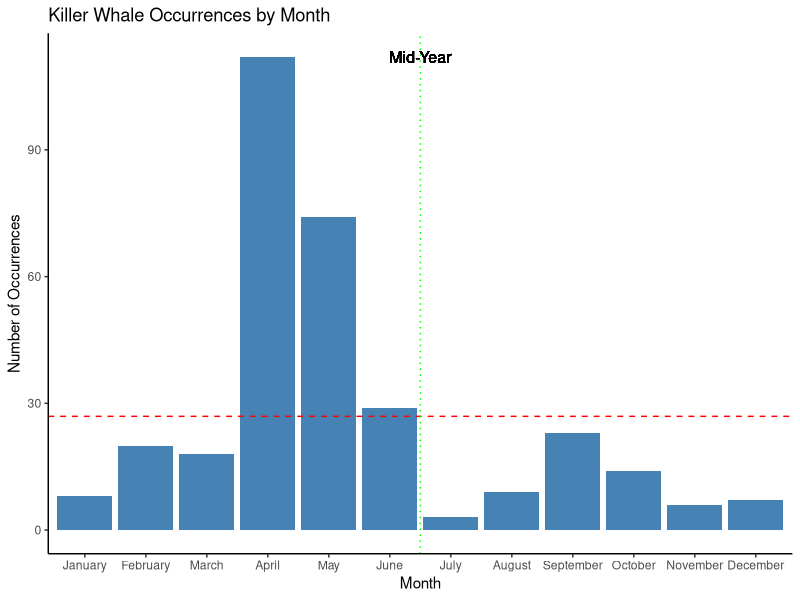

Here is the R script that generated this plot: (Note: this script raises an error after producing the figure.)
## ---- chunk 1
library(tidyverse)
library(readxl)

killer_whales <- read_excel(here::here("data/workshop3/journal.pone.0299291.s001.xlsx"))

view(killer_whales)
## ---- chunk 2
glimpse(killer_whales)
## ---- chunk 3
monthly_occurrences <- killer_whales %>%
  group_by(Month, Month_A) %>%
  summarise(
    occurrences = n(),
    .groups = "drop"
  ) %>%
  complete(
    Month = 1:12,
    fill = list(occurrences = 0)
  ) %>%
  mutate(
    Month_A = month.name[Month]
  ) %>%
  arrange(Month)

monthly_occurrences
## ---- chunk 4
#Step one: Create a bar chart of the number of killer-whale occurrences by month and have the months on the chart in order from January to December. Use the Month_A variable for the x-axis and the occurrences variable for the y-axis. Use the geom_col() function to create the bar chart. Add labels to the x-axis, y-axis, and title of the chart. Use the theme_classic() function to change the theme of the chart.

#step 2: Add a color to the bars of the chart. Use the fill argument in the geom_col() function to change the color of the bars. Use a color that is not too bright or too dark. Use the scale_fill_manual() function to change the color of the bars. Use a color that is not too bright or too dark.

#step 3: Add a legend to the chart. Use the labs() function to add a legend to the chart. Use the fill argument in the labs() function to add a legend to the chart. Use a title for the legend that is descriptive of the data being displayed.

#step 4: Add a horizontal line to the chart. Use the geom_hline() function to add a horizontal line to the chart. Use the yintercept argument in the geom_hline() function to specify the y-value of the horizontal line. Use a color that is not too bright or too dark. Use the linetype argument in the geom_hline() function to specify the type of line to be drawn.

#step 5: Add a vertical line to the chart. Use the geom_vline() function to add a vertical line to the chart. Use the xintercept argument in the geom_vline() function to specify the x-value of the vertical line. Use a color that is not too bright or too dark. Use the linetype argument in the geom_vline() function to specify the type of line to be drawn.

#step 6: Add a text label to the chart. Use the geom_text() function to add a text label to the chart. Use the x and y arguments in the geom_text() function to specify the position of the text label. Use the label argument in the geom_text() function to specify the text to be displayed. Use a color that is not too bright or too dark. Use the size argument in the geom_text() function to specify the size of the text label.

#step 7: Write code to make month_A an ordered factor
monthly_occurrences <- monthly_occurrences %>%
  mutate(
    Month_A = factor(
      Month_A,
      levels = month.name
    )
  )

#step 8: write plot code
ggplot(monthly_occurrences, aes(x = Month_A, y = occurrences)) +
  geom_col(fill = "steelblue") +
  labs(x = "Month", y = "Number of Occurrences", title = "Killer Whale Occurrences by Month", fill = "Occurrences") +
  theme_classic() +
  geom_hline(yintercept = mean(monthly_occurrences$occurrences), color = "red", linetype = "dashed") +
  geom_vline(xintercept = 6.5, color = "green", linetype = "dotted") +
  geom_text(aes(x = 6.5, y = max(monthly_occurrences$occurrences), label = "Mid-Year"), color = "black", size = 4)


## ---- chunk 5
# Calculate monthly mean group size and standard error
monthly_summary <- killer_whales %>%
  group_by(Month_A) %>%
  summarise(
    mean_group_size = mean(Group_size, na.rm = TRUE),
    sd_group_size = sd(Group_size, na.rm = TRUE),
    n_group = sum(!is.na(Group_size)),
    se_group_size = sd_group_size / sqrt(n_group)
  )

# Put months in chronological order
monthly_summary$Month_A <- factor(
  monthly_summary$Month_A,
  levels = c("Jan", "Feb", "Mar", "Apr", "May", "Jun",
             "Jul", "Aug", "Sep", "Oct", "Nov", "Dec")
)

# Check that the columns exist
monthly_summary

#plot the means
ggplot(monthly_occurrences, aes(x = Month_A, y = occurrences)) + geom_col(fill = "steelblue") + geom_errorbar( aes( ymin = occurrences - se_group_size, ymax = occurrences + se_group_size ), width = 0.2 ) + labs( x = "Month", y = "Number of Occurrences", title = "Killer Whale Occurences by Month" ) + theme_classic()
